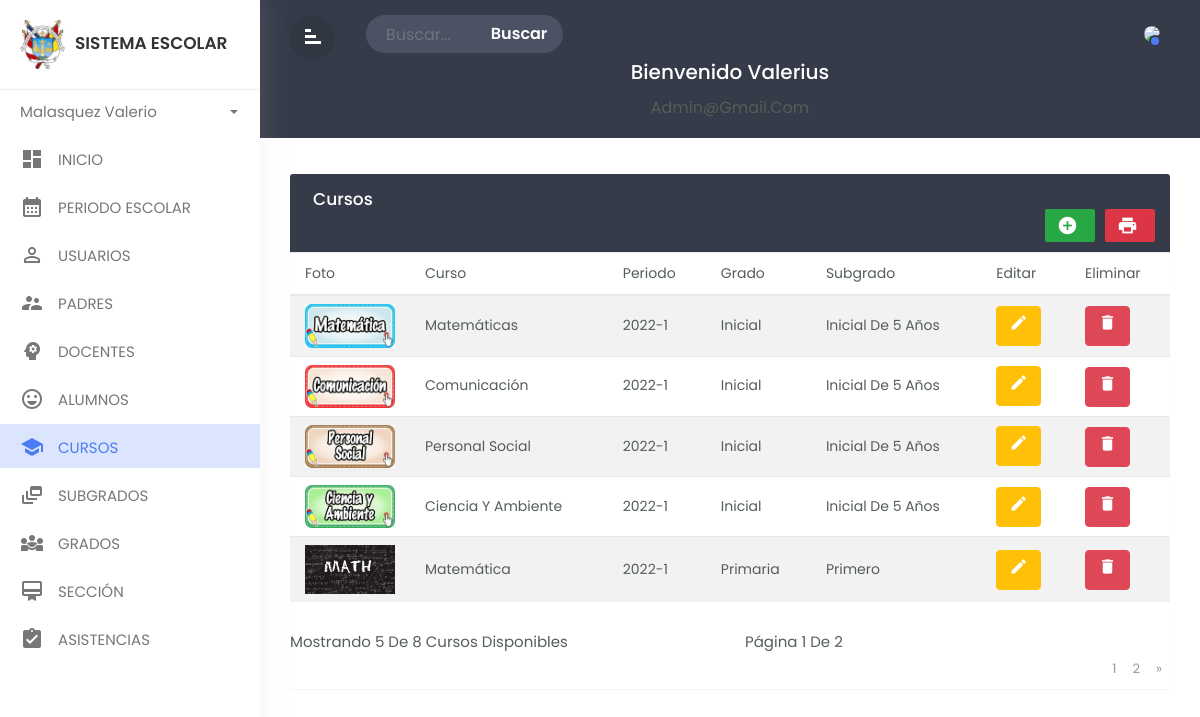
The page /School-System/Views/careers/mostrar.php (signed in) on the database its author committed.
### tables this page shows
CREATE TABLE `course` (
  `idcur` int(11) NOT NULL,
  `nomcur` varchar(100) NOT NULL,
  `idper` int(11) NOT NULL,
  `iddeg` int(11) NOT NULL,
  `idsub` int(11) NOT NULL,
  `foto` varchar(150) NOT NULL,
  `estado` char(1) NOT NULL,
  `fere` timestamp NOT NULL DEFAULT current_timestamp() ON UPDATE current_timestamp()
);

CREATE TABLE `period` (
  `idper` int(11) NOT NULL,
  `numperi` char(11) NOT NULL,
  `starperi` date NOT NULL,
  `endperi` date NOT NULL,
  `nomperi` varchar(150) NOT NULL,
  `state` varchar(15) NOT NULL,
  `fere` timestamp NOT NULL DEFAULT current_timestamp() ON UPDATE current_timestamp()
);

CREATE TABLE `degree` (
  `iddeg` int(11) NOT NULL,
  `idper` int(11) NOT NULL,
  `nomgra` varchar(25) NOT NULL,
  `fere` timestamp NOT NULL DEFAULT current_timestamp() ON UPDATE current_timestamp()
);

CREATE TABLE `subgrade` (
  `idsub` int(11) NOT NULL,
  `nomsub` varchar(50) NOT NULL,
  `iddeg` int(11) NOT NULL,
  `fere` timestamp NOT NULL DEFAULT current_timestamp() ON UPDATE current_timestamp()
);

### School-System/Views/careers/mostrar.php (the view, shortened to what this page needs)
<!doctype html>
<html lang="en">
<head>
    <link rel="stylesheet" href="../../Assets/css/bootstrap-1.min.css">
    <link rel="stylesheet" href="../../Assets/css/custom.css">
    <link href="https://cdn.datatables.net/1.12.1/css/jquery.dataTables.min.css" rel="stylesheet">
    <link href="../../Assets/css/font-awesome.min.css" rel="stylesheet" />
    <link rel="stylesheet" type="text/css" href="https://cdnjs.cloudflare.com/ajax/libs/twitter-bootstrap/4.5.0/js/bootstrap.min.js.map">
</head>
<body>
    <div class="wrapper">
        <nav id="sidebar">
            <div class="sidebar-header">
                <h3><img src="../../Assets/img/logo1-preview.png" class="img-fluid" /><span>Sistema escolar</span></h3>
            </div>
            <ul class="list-unstyled components">
                <li class="dropdown">
                    <a href="#pageSubmenu3" data-toggle="collapse" aria-expanded="false" class="dropdown-toggle">
                        <span><?php echo ucfirst($_SESSION['nombre']); ?></span></a>
                </li>
                <li class="">
                    <a href="../admin/pages-admin.php" class="dashboard"><i class="material-icons">dashboard</i>
                        <span>INICIO</span></a>
                </li>
                <li class="">
                    <a href="../period/mostrar.php"><i class="material-icons">calendar_month</i>
                        <span>PERIODO ESCOLAR</span></a>
                </li>
                <li class="">
                    <a href="../users/mostrar.php"><i class="material-icons">person_outline</i>
                        <span>USUARIOS</span></a>
                </li>
                <li class="">
                    <a href="../fathers/mostrar.php"><i class="material-icons">supervisor_account</i>
                        <span>PADRES</span></a>
                </li>
                <li class="">
                    <a href="../teachers/mostrar.php"><i class="material-icons">psychology</i>
                        <span>DOCENTES</span></a>
                </li>
                <li class="">
                    <a href="../students/mostrar.php"><i class="material-icons">sentiment_very_satisfied</i>
                        <span>ALUMNOS</span></a>
                </li>
                <li class="active">
                    <a href="../careers/mostrar.php"><i class="material-icons">school</i>
                        <span>CURSOS</span></a>
                </li>
                <li class="">
                    <a href="../subgrade/mostrar.php"><i class="material-icons">dynamic_feed</i>
                        <span>SUBGRADOS</span></a>
                </li>
                <li class="">
                    <a href="../grade/mostrar.php"><i class="material-icons">diversity_3</i>
                        <span>GRADOS</span></a>
                </li>
                <li class="">
                    <a href="../groups/mostrar.php"><i class="material-icons">card_membership</i>
                        <span>SECCIÓN</span></a>
                </li>
                <li class="">
                    <a href="../assists/mostrar.php"><i class="material-icons">assignment_turned_in</i>
                        <span>ASISTENCIAS</span></a>
                </li>
            </ul>
        </nav>
        <div id="content">
            <div class="top-navbar">
                <div class="xp-topbar">
                    <div class="row">
                        <div class="col-2 col-md-1 col-lg-1 order-2 order-md-1 align-self-center">
                            <div class="xp-menubar">
                                <span class="material-icons text-white">signal_cellular_alt
                                </span>
                            </div>
                        </div>
                        <div class="col-md-5 col-lg-3 order-3 order-md-2">
                            <div class="xp-searchbar">
                                <form>
                                    <div class="input-group">
                                        <input type="search" class="form-control" placeholder="Buscar...">
                                        <div class="input-group-append">
                                            <button class="btn" type="submit" id="button-addon2">Buscar</button>
                                        </div>
                                    </div>
                                </form>
                            </div>
                        </div>
                        <div class="col-10 col-md-6 col-lg-8 order-1 order-md-3">
                            <div class="xp-profilebar text-right">
                                <nav class="navbar p-0">
                                    <ul class="nav navbar-nav flex-row ml-auto">
                                        <li class="nav-item dropdown">
                                            <a class="nav-link" href="#" data-toggle="dropdown">
                                                <?php if (isset($_SESSION['profileImage'])) : ?>
                                                    <img src="../../<?php echo $_SESSION['profileImage']; ?>" style="width:40px; border-radius:50%;" />
                                                <?php else : ?>
                                                    <img src="../../Assets/img/user.jpg" style="width:40px; border-radius:50%;" />
                                                <?php endif; ?>
                                                <span class="xp-user-live"></span>
                                            </a>
                                        </li>
                                    </ul>
                                </nav>
                            </div>
                        </div>
                    </div>
                </div>
                <div class="xp-breadcrumbbar text-center">
                    <h4 class="page-title">Bienvenido&nbsp;<?php echo ucfirst($_SESSION['usuario']); ?></h4>
                    <ol class="breadcrumb">
                        <li class="breadcrumb-item"><?php echo ucfirst($_SESSION['correo']); ?></li>
                    </ol>
                </div>
            </div>
            <div class="main-content">
                <div class="row">
                    <div class="col-md-12">
                        <div class="table-wrapper">
                            <div class="table-title">
                                <div class="row">
                                    <div class="col-sm-6 p-0 d-flex justify-content-lg-start justify-content-center">
                                        <h2 class="ml-lg-2">Cursos</h2>
                                    </div>
                                    <div class="col-sm-12 p-0 d-flex justify-content-lg-end justify-content-center">
                                        <a href="#addEmployeeModal" class="btn btn-success" data-toggle="modal">
                                            <i class="material-icons">&#xE147;</i> </a>
                                        <a href="plantilla.php" class="btn btn-danger">
                                            <i class="material-icons">print</i> </a>
                                    </div>
                                </div>
                            </div>
                            <?php
                            require '../../Config/config.php';
                            $productosPorPagina = 5;
                            $pagina = 1;
                            $limit = $productosPorPagina;
                            $offset = ($pagina - 1) * $productosPorPagina;
                            $sentencia = $connect->query("SELECT course.idcur, course.nomcur, period.idper, period.numperi, period.starperi, period.endperi, period.nomperi, degree.iddeg, degree.nomgra, subgrade.idsub, subgrade.nomsub, course.foto, course.estado, count(*) AS conteo FROM course INNER JOIN period ON course.idper = period.idper INNER JOIN degree ON course.iddeg = degree.iddeg INNER JOIN subgrade ON course.idsub =  subgrade.idsub;");
                            $conteo = $sentencia->fetchObject()->conteo;
                            $paginas = ceil($conteo / $productosPorPagina);
                            $sentencia = $connect->prepare("SELECT course.idcur, course.nomcur, period.idper, period.numperi, period.starperi, period.endperi, period.nomperi, degree.iddeg, degree.nomgra, subgrade.idsub, subgrade.nomsub, course.foto, course.estado FROM course INNER JOIN period ON course.idper = period.idper INNER JOIN degree ON course.iddeg = degree.iddeg INNER JOIN subgrade ON course.idsub =  subgrade.idsub LIMIT ? OFFSET ?");
                            $sentencia->execute([$limit, $offset]);
                            $productos = $sentencia->fetchAll(PDO::FETCH_OBJ);
                            ?>
                            <table class="table table-striped table-hover" id="myTable">
                                <thead>
                                    <tr>
                                        <th>Foto</th>
                                        <th>Curso</th>
                                        <th>Periodo</th>
                                        <th>Grado</th>
                                        <th>Subgrado</th>
                                        <th>Editar</th>
                                        <th>Eliminar</th>
                                    </tr>
                                </thead>
                                <tbody>
                                    <?php foreach ($productos as $producto) { ?>
                                        <tr>
                                            <td><img src="../../Assets/img/subidas/<?php echo $producto->foto ?>" width='90'></td>
                                            <td><?php echo $producto->nomcur ?></td>
                                            <td><?php echo $producto->numperi ?></td>
                                            <td><?php echo $producto->nomgra ?></td>
                                            <td><?php echo $producto->nomsub ?></td>
                                            <td>
                                                <form method='POST' action='<?php $_SERVER['PHP_SELF'] ?>'>
                                                    <button name='editar' class='btn btn-warning text-white'><i class='material-icons' data-toggle='tooltip' title='Edit'>&#xE254;</i></button>
                                                </form>
                                            </td>
                                            <td>
                                                <form onsubmit="return confirm('Realmente desea eliminar el registro?');" method='POST' action='<?php $_SERVER['PHP_SELF'] ?>'>
                                                    <button name='eliminar' class='btn btn-danger text-white'><i class='material-icons' title='Delete'>&#xE872;</i></button>
                                                </form>
                                            </td>
                                        </tr>
                                    <?php } ?>
                                </tbody>
                            </table>
                            <nav aria-label="Page navigation example">
                                <div class="row">
                                    <div class="col-xs-12 col-sm-6">
                                        <p>Mostrando <?php echo $productosPorPagina ?> de <?php echo $conteo ?> cursos disponibles</p>
                                    </div>
                                    <div class="col-xs-12 col-sm-6">
                                        <p>Página <?php echo $pagina ?> de <?php echo $paginas ?> </p>
                                    </div>
                                </div>
                                <ul class="pagination">
                                    <?php for ($x = 1; $x <= $paginas; $x++) { ?>
                                        <li class="<?php if ($x == $pagina) echo "active" ?>">
                                            <a href="./mostrar?pagina=<?php echo $x ?>">
                                                <?php echo $x ?></a>
                                        </li>
                                    <?php } ?>
                                    <?php if ($pagina < $paginas) { ?>
                                        <li>
                                            <a href="./mostrar?pagina=<?php echo $pagina + 1 ?>">
                                                <span aria-hidden="true">&raquo;</span>
                                            </a>
                                        </li>
                                    <?php } ?>
                                </ul>
                            </nav>
                        </div>
                    </div>
                </div>
            </div>
        </div>
    </div>
</body>
</html>

### rows shown on the page
course: foto (picture), nomcur "Matemáticas", idper.numperi "2022-1", iddeg.nomgra "Inicial", idsub.nomsub "Inicial De 5 Años"
course: foto (picture), nomcur "Comunicación", idper.numperi "2022-1", iddeg.nomgra "Inicial", idsub.nomsub "Inicial De 5 Años"
course: foto (picture), nomcur "Personal Social", idper.numperi "2022-1", iddeg.nomgra "Inicial", idsub.nomsub "Inicial De 5 Años"
course: foto (picture), nomcur "Ciencia Y Ambiente", idper.numperi "2022-1", iddeg.nomgra "Inicial", idsub.nomsub "Inicial De 5 Años"
course: foto (picture), nomcur "Matemática", idper.numperi "2022-1", iddeg.nomgra "Primaria", idsub.nomsub "Primero"

### other values the page prints
$_SESSION['nombre'] "Malasquez Valerio"
$_SESSION['usuario'] "Valerius"
$_SESSION['correo'] "Admin@gmail.com"
$productosPorPagina "5"
$conteo "8"
$pagina "1"
$paginas "2"
